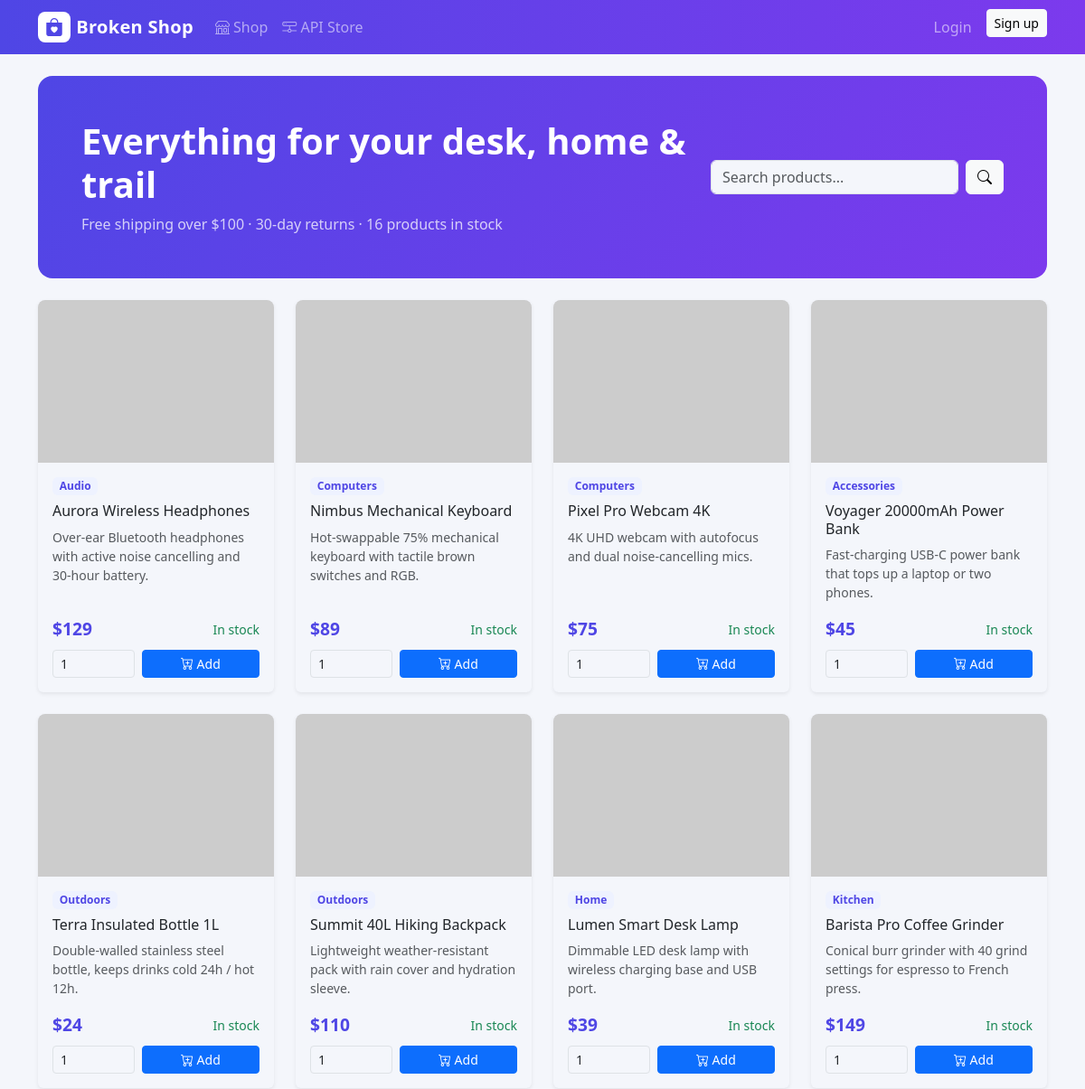
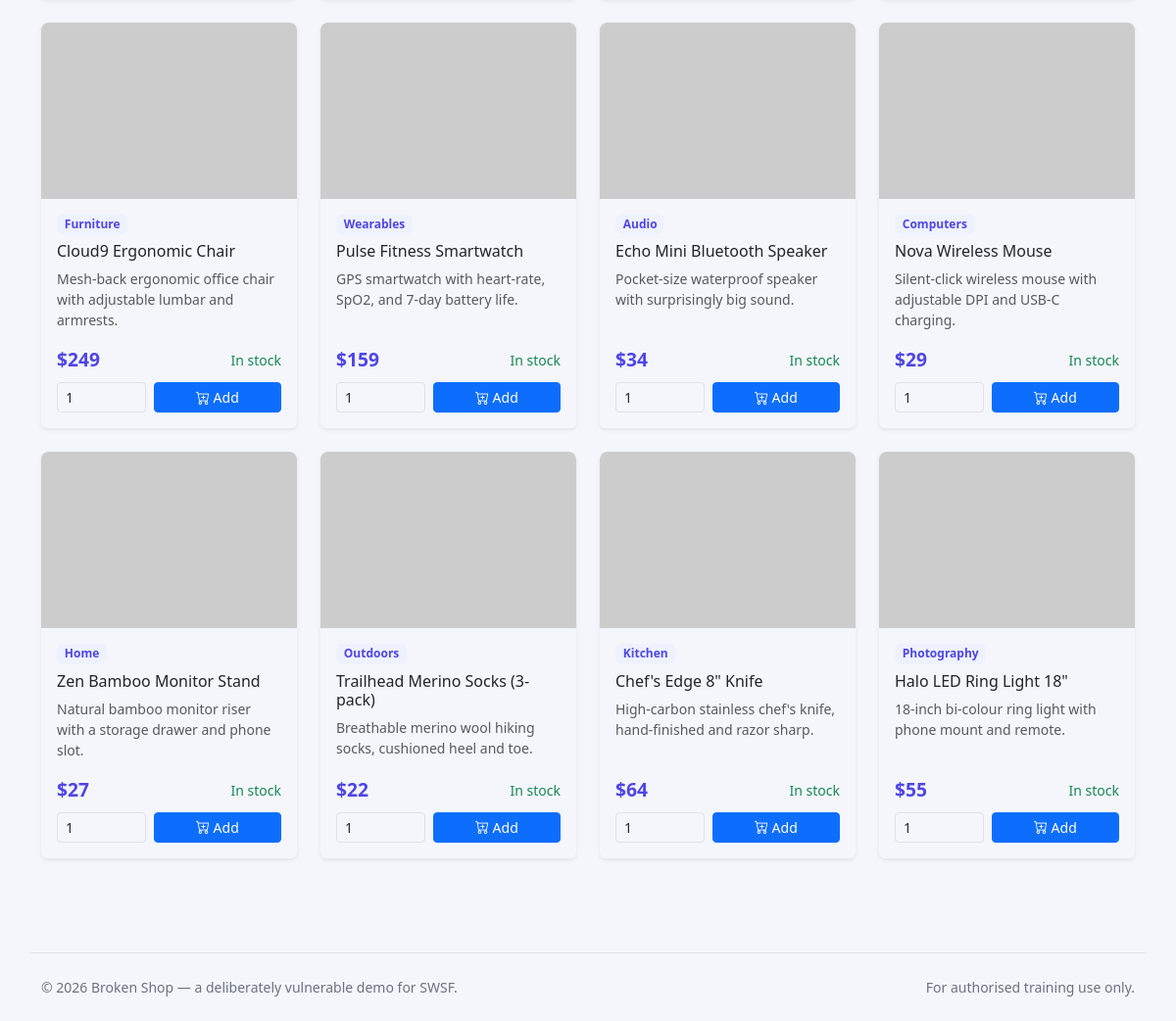
The page /item/ on the database its author committed (2 pictures, top to bottom).
### dapp/models.py (models this page shows, shortened)
class Item(models.Model):
    name = models.CharField(max_length=100)
    price = models.IntegerField()
    description = models.TextField(blank=True, default="")
    category = models.CharField(max_length=50, blank=True, default="General")
    image_url = models.CharField(max_length=300, blank=True, default="")
    stock = models.IntegerField(default=100)

### dapp/views.py (the view)
# urls.py: path('item/', views.item_view, name="item"),
def item_view(request):
    if request.method == "GET":
        query = request.GET.get("q", "")
        items = Item.objects.filter(name__icontains=query) if query else Item.objects.all()
        context = {}
        context["items"] = items
        context["query"] = query
        return render(request, "item.html", context)

### dapp/templates/item.html (shortened to what this page needs)
{% extends "base.html" %}
{% block content %}
<div class="hero p-4 p-md-5 mb-4">
    <div class="row align-items-center">
        <div class="col-md-8">
            <h1 class="fw-bold mb-2">Everything for your desk, home & trail</h1>
            <p class="mb-0 opacity-75">Free shipping over $100 · 30-day returns · {{ items|length }} products in stock</p>
        </div>
        <div class="col-md-4 mt-3 mt-md-0">
            <form action="/item/" method="GET" class="d-flex">
                <input type="text" class="form-control me-2" name="q" value="{{ query }}" placeholder="Search products...">
                <button type="submit" class="btn btn-light"><i class="bi bi-search"></i></button>
            </form>
        </div>
    </div>
</div>
{% if items %}
<div class="row g-4">
    {% for item in items %}
    <div class="col-sm-6 col-lg-4 col-xl-3">
        <div class="card product-card shadow-sm h-100">
            {% if item.image_url %}
            <img src="{{ item.image_url }}" alt="{{ item.name }}" class="product-img">
            {% endif %}
            <div class="card-body d-flex flex-column">
                <span class="badge cat-badge align-self-start mb-2">{{ item.category }}</span>
                <h2 class="h6 card-title">{{ item.name }}</h2>
                <p class="card-text small text-muted flex-grow-1">{{ item.description|truncatechars:80 }}</p>
                <div class="d-flex justify-content-between align-items-center mb-2">
                    <span class="price">${{ item.price }}</span>
                    <span class="small {% if item.stock > 0 %}text-success{% else %}text-danger{% endif %}">
                        {% if item.stock > 0 %}In stock{% else %}Sold out{% endif %}
                    </span>
                </div>
                <form action="/cart/" method="POST" class="row g-2 align-items-end">
                    <div class="col-5">
                        <input type="number" class="form-control form-control-sm" aria-label="Quantity"
                               name="item_qty" min="1" value="1" required>
                    </div>
                    <div class="col-7">
                        <button type="submit" class="btn btn-primary btn-sm w-100">
                            <i class="bi bi-cart-plus"></i> Add
                        </button>
                    </div>
                </form>
            </div>
        </div>
    </div>
    {% endfor %}
</div>
{% else %}
<div class="alert alert-info" role="alert">No products match your search.</div>
{% endif %}
{% endblock %}

### dapp/templates/base.html (style rules this page uses)
:root { --bs-body-bg: #f4f6fb; }
body { background: var(--bs-body-bg); }
.hero { background: linear-gradient(120deg, #4f46e5, #7c3aed); color: #fff; border-radius: 16px; }
.product-card { transition: transform .12s ease, box-shadow .12s ease; border: 0; }
.product-img { height: 180px; object-fit: cover; border-top-left-radius: .5rem; border-top-right-radius: .5rem; }
.price { font-size: 1.2rem; font-weight: 700; color: #4f46e5; }
.cat-badge { background: #eef2ff; color: #4f46e5; font-weight: 600; }

### rows shown on the page
Item: category "Audio", name "Aurora Wireless Headphones", description "Over-ear Bluetooth headphones with active noise cancelling and 30-hour battery.", price "129", stock "In stock"
Item: category "Computers", name "Nimbus Mechanical Keyboard", description "Hot-swappable 75% mechanical keyboard with tactile brown switches and RGB.", price "89", stock "In stock"
Item: category "Computers", name "Pixel Pro Webcam 4K", description "4K UHD webcam with autofocus and dual noise-cancelling mics.", price "75", stock "In stock"
Item: category "Accessories", name "Voyager 20000mAh Power Bank", description "Fast-charging USB-C power bank that tops up a laptop or two phones.", price "45", stock "In stock"
Item: category "Outdoors", name "Terra Insulated Bottle 1L", description "Double-walled stainless steel bottle, keeps drinks cold 24h / hot 12h.", price "24", stock "In stock"
Item: category "Outdoors", name "Summit 40L Hiking Backpack", description "Lightweight weather-resistant pack with rain cover and hydration sleeve.", price "110", stock "In stock"
Item: category "Home", name "Lumen Smart Desk Lamp", description "Dimmable LED desk lamp with wireless charging base and USB port.", price "39", stock "In stock"
Item: category "Kitchen", name "Barista Pro Coffee Grinder", description "Conical burr grinder with 40 grind settings for espresso to French press.", price "149", stock "In stock"
Item: category "Furniture", name "Cloud9 Ergonomic Chair", description "Mesh-back ergonomic office chair with adjustable lumbar and armrests.", price "249", stock "In stock"
Item: category "Wearables", name "Pulse Fitness Smartwatch", description "GPS smartwatch with heart-rate, SpO2, and 7-day battery life.", price "159", stock "In stock"
Item: category "Audio", name "Echo Mini Bluetooth Speaker", description "Pocket-size waterproof speaker with surprisingly big sound.", price "34", stock "In stock"
Item: category "Computers", name "Nova Wireless Mouse", description "Silent-click wireless mouse with adjustable DPI and USB-C charging.", price "29", stock "In stock"
Item: category "Home", name "Zen Bamboo Monitor Stand", description "Natural bamboo monitor riser with a storage drawer and phone slot.", price "27", stock "In stock"
Item: category "Outdoors", name "Trailhead Merino Socks (3-pack)", description "Breathable merino wool hiking socks, cushioned heel and toe.", price "22", stock "In stock"
Item: category "Kitchen", name "Chef's Edge 8\" Knife", description "High-carbon stainless chef's knife, hand-finished and razor sharp.", price "64", stock "In stock"
Item: category "Photography", name "Halo LED Ring Light 18\"", description "18-inch bi-colour ring light with phone mount and remote.", price "55", stock "In stock"

### other values the page prints
{{ items|length }} "16"
